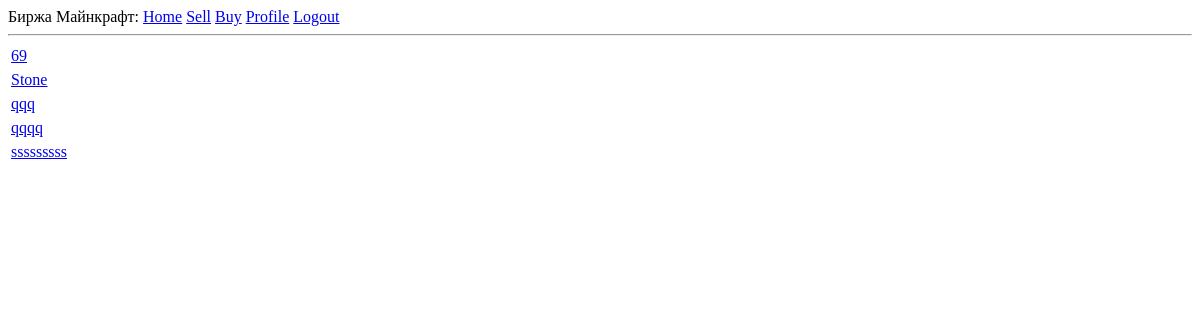
/buy (signed in), run on an earlier commit of the app's database.
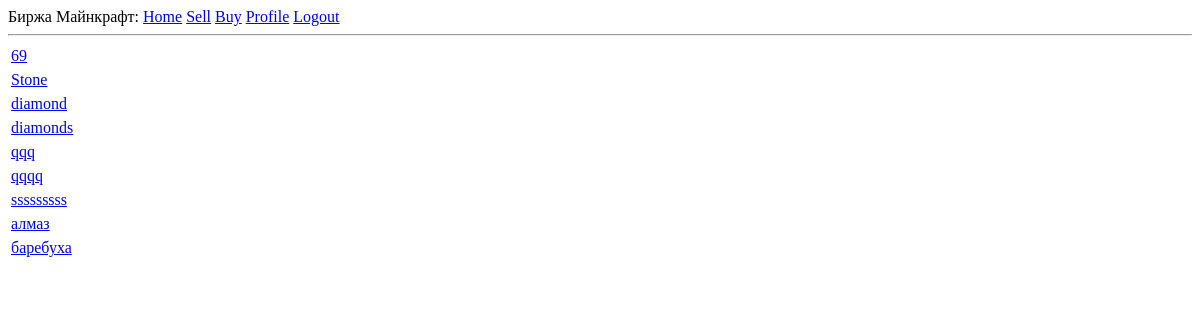
And on a later commit of the database.
### app/models.py (models this page shows)
class Item(db.Model):
    id = db.Column(db.Integer, primary_key=True)
    name = db.Column(db.String(140))

### app/routes.py (the view)
@app.route('/buy')
def buy_all():
    posts = Item.query.order_by(Item.name).all()
    return render_template('rqbuy.html', title='Buy something', posts=posts)

### app/models.py (called while the page is built)
@login.user_loader
def load_user(id):
    return User.query.get(int(id))

### app/routes.py (called while the page is built)
@app.before_request
def before_request():
    if current_user.is_authenticated:
        current_user.last_seen = datetime.utcnow()
        db.session.commit()

### app/templates/rqbuy.html
{% extends "base.html" %}
{% block content %}
    {% for post in posts %}
    <table>
        <tr valign="top">
            <td><a href="/buy/{{post.id}}">{{post.name}}</a>
        </tr>
    </table>
    {% endfor %}
{% endblock %}

What changed in the data, as far as the page shows it:
added Item: name "diamond"
added Item: name "diamonds"
added Item: name "алмаз"
added Item: name "баребуха"
